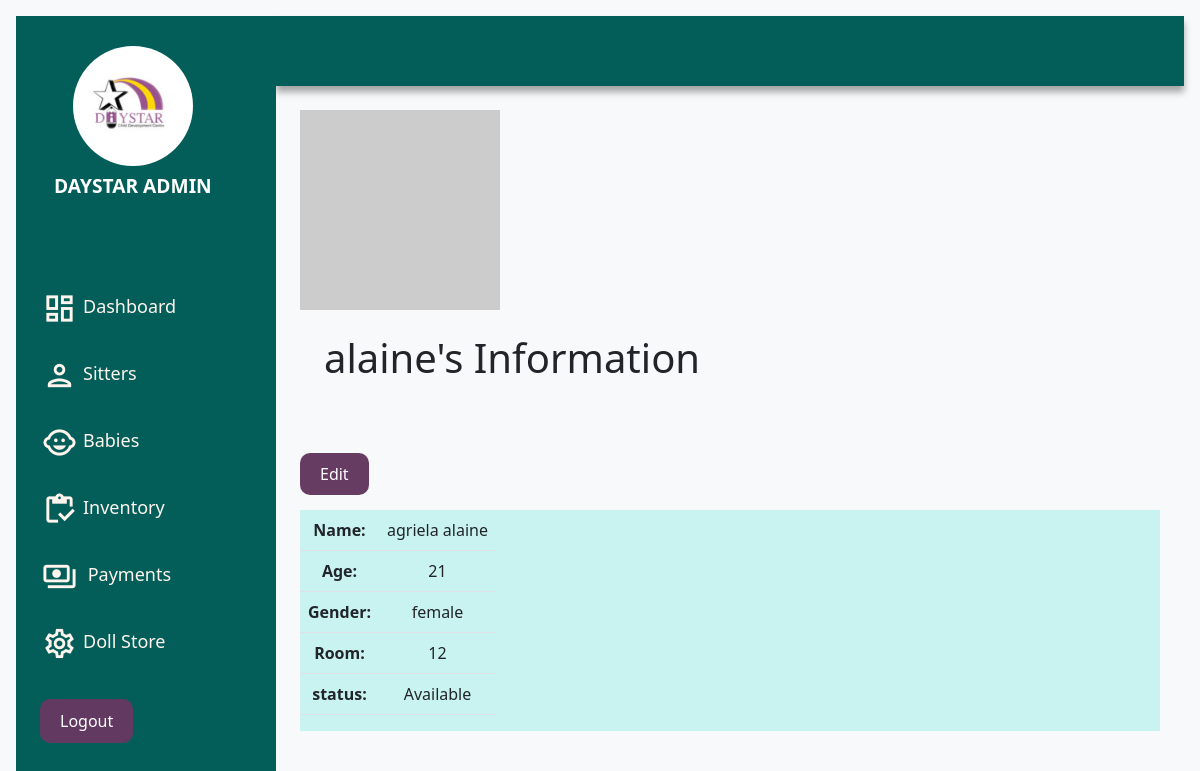
The app's page /sitter/view/1 (signed in) with its own data.
### application/models.py (models this page shows, shortened)
class Sitter(models.Model):
    fname = models.CharField(max_length=255)
    lname = models.CharField(max_length=255)
    age = models.CharField(max_length=255)
    gender = models.CharField(max_length=255)
    location = models.CharField(max_length=100)
    image = models.CharField(max_length=255)
    DOB = models.CharField(max_length=200)
    NxtoK = models.CharField(max_length=150)
    NIN = models.CharField(max_length=50, blank=True, null=True)
    recommender = models.CharField(max_length= 200)
    educationlevel = models.CharField(max_length=20)
    sitternumber = models.CharField(max_length=50)
    contact = models.CharField(max_length=20, default=1)
    status = models.CharField(max_length=10, default='Available', blank=True)

### application/views.py (the view)
# urls.py: path('sitter/view/<int:id>', views.viewsitter, name='sitterview'),
@login_required
def viewsitter(request,id):
    sitters = Sitter.objects.get(id=id)
    context = {
       'sitters': sitters
    }
    template = loader.get_template('application/view_sitter.html')
    return HttpResponse(template.render(context))

### application/templates/application/view_sitter.html (shortened to what this page needs)
{% extends "application/base.html" %}
{% block content %}
<div class="content">
    <div class="w-100  p-4">
        <div>
            <img src="https://picsum.photos/200" class="h-[200px] rounded-lgc" alt="">
        </div>
        <h1 class="p-4">{{ sitters.lname }}'s Information</h1>
        <br><br>
        <a class="button" href="/sitteredit/{{ sitters.id }}">Edit</a>
        <br><br>
        <div class="table">
            <table class="table w-100 h-100 text-dark text-center">
                <tr>
                    <th>Name:</th>
                    <td>{{ sitters.fname }}  {{ sitters.lname }}</td>
                </tr>
                <tr>
                    <th>Age:</th>
                    <td>{{ sitters.age }}</td>
                </tr>
                <tr>
                    <th>Gender:</th>
                    <td>{{ sitters.gender }}</td>
                </tr>
                <tr>
                    <th>Room:</th>
                    <td>{{ sitters.sitternumber }}</td>
                </tr>
                <tr>
                    <th>status:</th>
                    <td>{{ sitters.status }}</td>
                </tr>
            </table>
        </div>
    </div>
</div>
{% endblock  %}

### application/static/css/styles.css (style rules this page uses)
body { margin: 0; padding: 0; background-color:#8FBFE0; color: rgb(43, 42, 42); font-family: "montserrat", sans-serif; }
.content { display:grid; grid-area: main; flex-direction: column; margin: 0; padding: 0; }
.table { display: flex; flex-direction: column; border-collapse: collapse; background-color:#c9f3f1; }
.button { background-color: #643960fa; color: white; padding: 10px 20px; border: none; cursor: pointer; border-radius: 10px; text-decoration: none; justify-content: space-around; }

### records on screen
Sitter: lname "alaine", fname "agriela", age "21", gender "female", sitternumber "12", status "Available"
